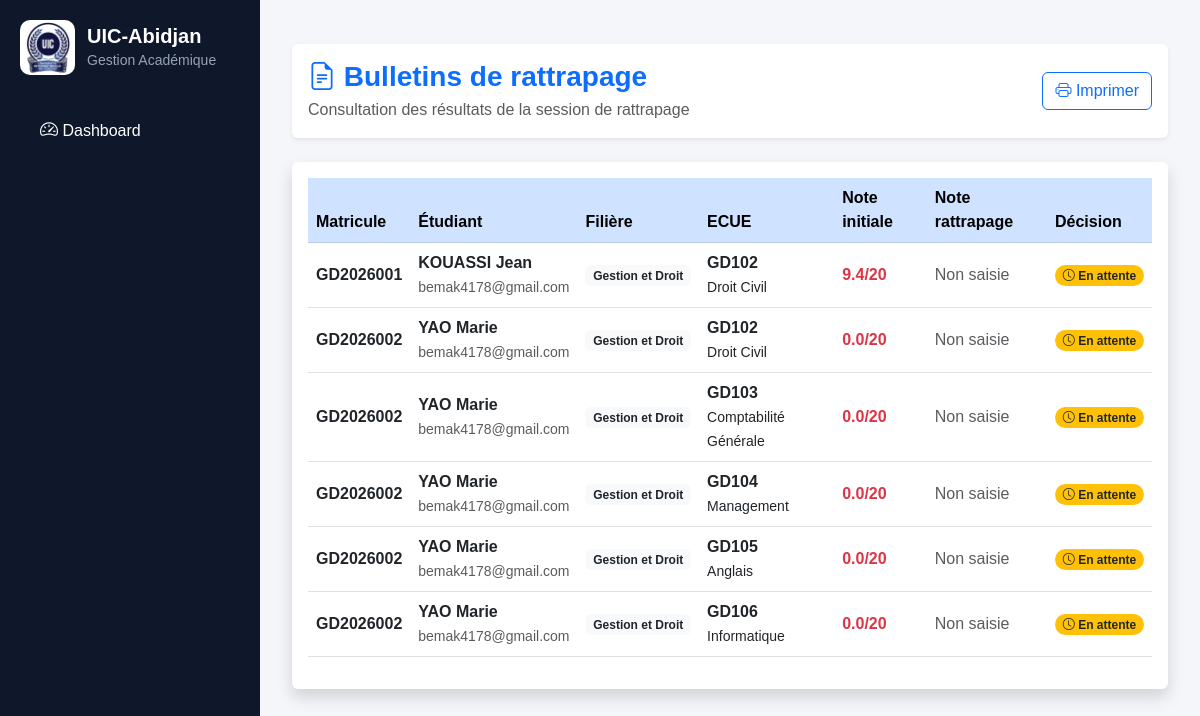
Page /lmd/rattrapage/bulletins/ on the earlier database version.
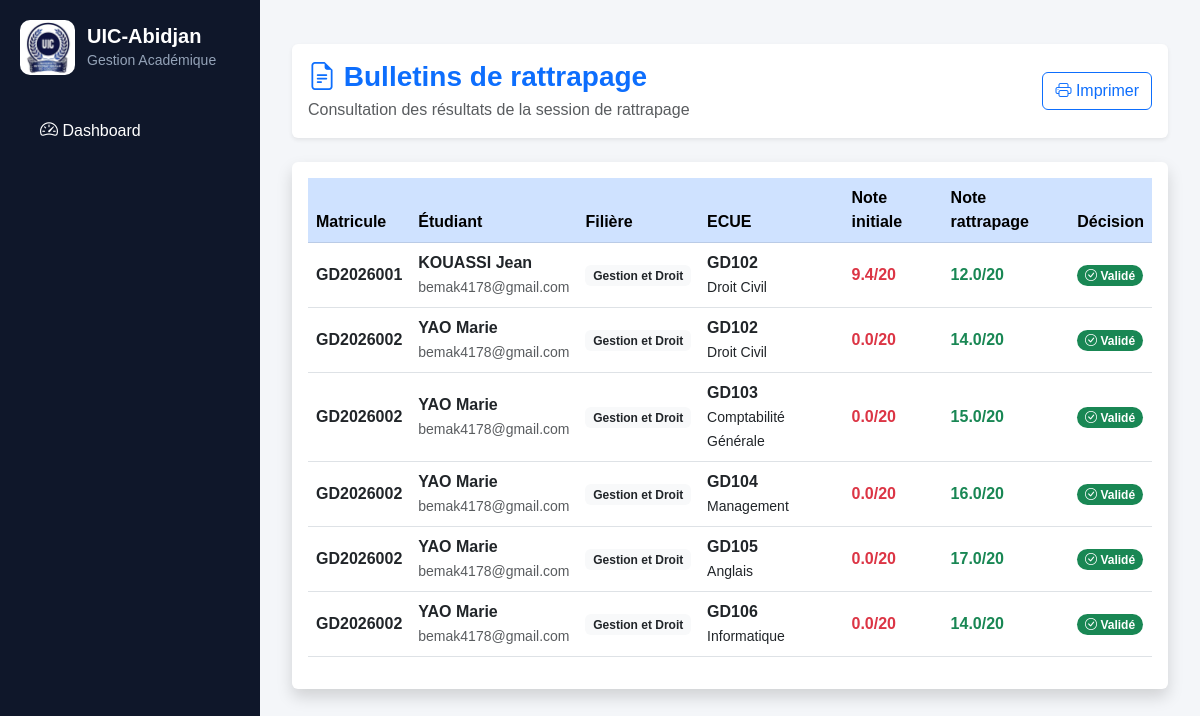
Same page on the later database version.
### lmd/models.py (models this page shows, shortened)
class CandidatRattrapage(models.Model):
    STATUT_CHOICES = [
        ("EN_ATTENTE", "En attente"),
        ("VALIDE", "Validé"),
        ("ECHEC", "Échec"),
    ]
    etudiant = models.ForeignKey(
        "EtudiantLMD",
        on_delete=models.CASCADE,
        related_name="candidats_rattrapage"
    )
    ecue = models.ForeignKey(
        "ECUE",
        on_delete=models.CASCADE,
        related_name="candidats_rattrapage"
    )
    session = models.ForeignKey(
        "SessionAcademique",
        on_delete=models.CASCADE,
        related_name="candidats"
    )
    ancienne_note = models.FloatField(
        default=0
    )
    nouvelle_note = models.FloatField(
        null=True,
        blank=True
    )
    statut = models.CharField(
        max_length=20,
        choices=STATUT_CHOICES,
        default="EN_ATTENTE"
    )
    annee_academique = models.CharField(
        max_length=20
    )
    date_creation = models.DateTimeField(
        auto_now_add=True
    )
    class Meta:
        unique_together = (
            "etudiant",
            "ecue",
            "session",
            "annee_academique"
        )

class EtudiantLMD(models.Model):
    user = models.OneToOneField(
        User,
        on_delete=models.CASCADE,
        null=True,
        blank=True,
        related_name="etudiant_lmd"
    )
    matricule = models.CharField(
        max_length=50,
        unique=True,
        db_index=True
    )
    nom = models.CharField(
        max_length=100,
        db_index=True
    )
    prenoms = models.CharField(
        max_length=150
    )
    sexe = models.CharField(
        max_length=1,
        choices=(
            ('M', 'Masculin'),
            ('F', 'Féminin'),
        )
    )
    STATUTS = [
        ("AF", "Affecté"),
        ("NF", "Non Affecté"),
    ]
    statut = models.CharField(
        max_length=2,
        choices=STATUTS,
        default="NF"
    )
    date_naissance = models.DateField(
        null=True,
        blank=True
    )
    lieu_naissance = models.CharField(
        max_length=100,
        blank=True,
        null=True
    )
    telephone = models.CharField(
        max_length=30,
        blank=True
    )
    email = models.EmailField(
        blank=True
    )
    NIVEAUX = [
        ("L1", "Licence 1"),
        ("L2", "Licence 2"),
        ("L3", "Licence 3"),
        ("M1", "Master 1"),
        ("M2", "Master 2"),
        ("DOC", "Doctorat"),
    ]
    niveau = models.CharField(
        max_length=10,
        choices=NIVEAUX,
        db_index=True
    )
    filiere = models.ForeignKey(
        "FiliereLMD",
        on_delete=models.CASCADE,
        related_name="etudiants"
    )
    annee_academique = models.CharField(
        max_length=20,
        db_index=True
    )
    date_inscription = models.DateTimeField(
        auto_now_add=True
    )
    actif = models.BooleanField(
        default=True
    )
    class Meta:
        ordering = [
            "nom",
            "prenoms"
        ]
        constraints = [
            models.UniqueConstraint(
                fields=[
                    "matricule",
                    "annee_academique"
                ],
                name="unique_etudiant_annee"
            )
        ]

class FiliereLMD(models.Model):
    NIVEAUX = [
        ("L1-L2", "Licence Fondamentale"),
        ("L3", "Licence Professionnelle"),
        ("M1-M2", "Master"),
    ]
    code = models.CharField(
        max_length=20,
        unique=True
    )
    libelle = models.CharField(
        max_length=100
    )
    niveau_formation = models.CharField(
        max_length=10,
        choices=NIVEAUX,
        default="L1-L2"
    )

class ECUE(models.Model):
    ue = models.ForeignKey(
        UE,
        on_delete=models.CASCADE,
        related_name="ecues"
    )
    code = models.CharField(max_length=20)
    libelle = models.CharField(max_length=200)
    coefficient = models.IntegerField(default=1)
    credit = models.IntegerField(default=1)
    semestre = models.CharField(
        max_length=5,
        choices=[
            ("S1", "Semestre 1"),
            ("S2", "Semestre 2"),
        ],
        default="S1"
    )

### lmd/views.py (the view)
# urls.py: path("rattrapage/bulletins/",views.bulletin_rattrapage_list,name="bulletin_rattrapage_list"),
def bulletin_rattrapage_list(request):
    candidats = CandidatRattrapage.objects.select_related(
        "etudiant",
        "ecue",
        "session"
    ).all()
    return render(
        request,
        "lmd/rattrapage/bulletins.html",
        {
            "candidats": candidats
        }
    )

### lmd/templates/lmd/rattrapage/bulletins.html (shortened to what this page needs)
{% extends "base.html" %}
{% block content %}
<div class="container-fluid mt-4">
    <div class="card shadow-sm border-0 mb-4">
        <div class="card-body d-flex justify-content-between align-items-center">
            <div>
                <h3 class="fw-bold text-primary mb-1">
                    <i class="bi bi-file-earmark-text"></i>
                    Bulletins de rattrapage
                </h3>
                <p class="text-muted mb-0">
                    Consultation des résultats de la session de rattrapage
                </p>
            </div>
            <div>
                <button class="btn btn-outline-primary">
                    <i class="bi bi-printer"></i>
                    Imprimer
                </button>
            </div>
        </div>
    </div>
    <div class="card shadow border-0">
        <div class="card-body">
            <div class="table-responsive">
                <table class="table table-hover align-middle">
                    <thead class="table-primary">
                        <tr>
                            <th>
                                Matricule
                            </th>
                            <th>
                                Étudiant
                            </th>
                            <th>
                                Filière
                            </th>
                            <th>
                                ECUE
                            </th>
                            <th>
                                Note initiale
                            </th>
                            <th>
                                Note rattrapage
                            </th>
                            <th>
                                Décision
                            </th>
                        </tr>
                    </thead>
                    <tbody>
                    {% for c in candidats %}
                    <tr>
                        <td>
                            <span class="fw-semibold">
                                {{ c.etudiant.matricule }}
                            </span>
                        </td>
                        <td>
                            <div class="fw-bold">
                                {{ c.etudiant.nom }}
                                {{ c.etudiant.prenoms }}
                            </div>
                            <small class="text-muted">
                                {{ c.etudiant.email }}
                            </small>
                        </td>
                        <td>
                            <span class="badge bg-light text-dark">
                                {{ c.etudiant.filiere.libelle }}
                            </span>
                        </td>
                        <td>
                            <strong>
                                {{ c.ecue.code }}
                            </strong>
                            <br>
                            <small>
                                {{ c.ecue.libelle }}
                            </small>
                        </td>
                        <td>
                            <span class="text-danger fw-bold">
                                {{ c.ancienne_note }}/20
                            </span>
                        </td>
                        <td>
                            {% if c.nouvelle_note %}
                                <span class="text-success fw-bold">
                                    {{ c.nouvelle_note }}/20
                                </span>
                            {% else %}
                                <span class="text-muted">
                                    Non saisie
                                </span>
                            {% endif %}
                        </td>
                        <td>
                            {% if c.statut == "VALIDE" %}
                                <span class="badge rounded-pill bg-success">
                                    <i class="bi bi-check-circle"></i>
                                    Validé
                                </span>
                            {% elif c.statut == "ECHEC" %}
                                <span class="badge rounded-pill bg-danger">
                                    <i class="bi bi-x-circle"></i>
                                    Échec
                                </span>
                            {% else %}
                                <span class="badge rounded-pill bg-warning text-dark">
                                    <i class="bi bi-clock"></i>
                                    En attente
                                </span>
                            {% endif %}
                        </td>
                    </tr>
                    {% endfor %}
                    </tbody>
                </table>
            </div>
        </div>
    </div>
</div>
{% endblock %}

### core/templates/base.html (shortened to what this page needs)
<!DOCTYPE html>
<html lang="fr">
<head>
    <link href="https://cdn.jsdelivr.net/npm/bootstrap@5.3.0/dist/css/bootstrap.min.css" rel="stylesheet">
    <link rel="stylesheet" href="https://cdn.jsdelivr.net/npm/bootstrap-icons@1.11.3/font/bootstrap-icons.min.css">
    <link href="https://cdn.jsdelivr.net/npm/bootstrap-icons@1.11.3/font/bootstrap-icons.css" rel="stylesheet">
</head>
<body>
    {% include "sidebar.html" %}
    <div class="main-content">
        {% block content %}
        {% endblock %}
    </div>
</body>
</html>

### core/templates/sidebar.html (shortened to what this page needs)
{% load static %}
<div class="sidebar">
    <div class="sidebar-brand">
        <img src="{% static 'logo.jpeg' %}" class="logo-sidebar" alt="UIC">
        <div>
            <h5>UIC-Abidjan</h5>
            <small>Gestion Académique</small>
        </div>
    </div>
    <a href="{% url 'dashboard' %}" class="menu-link">
        <i class="bi bi-speedometer2"></i>
        Dashboard
    </a>
</div>

### core/templates/base.html (style rules this page uses)
body { margin: 0; font-family: Arial, sans-serif; background: #f4f6f9; }
.sidebar { width: 260px; height: 100vh; position: fixed; top: 0; left: 0; background: #1e293b; color: white; overflow-y: auto; }
.sidebar a { display: block; padding: 12px 20px; color: white; text-decoration: none; transition: 0.3s; }
.main-content { margin-left: 260px; padding: 20px; }
.sidebar { width: 260px; min-height: 100vh; background: #0f172a; color: white; padding: 20px; }
.sidebar-brand { display: flex; align-items: center; gap: 12px; margin-bottom: 30px; }
.logo-sidebar { width: 55px; height: 55px; object-fit: contain; border-radius: 10px; }
.sidebar-brand h5 { margin: 0; font-weight: bold; }
.sidebar-brand small { color: #94a3b8; }
.menu-link { display: flex; align-items: center; gap: 12px; padding: 12px 15px; color: #cbd5e1; text-decoration: none; border-radius: 10px; margin-bottom: 5px; transition: .3s; }
.menu-link i { font-size: 18px; }

Differences in the rows shown:
changed CandidatRattrapage "GD2026001": nouvelle_note (not shown) → "12.0"; nouvelle_note "Non saisie" → "/20"; statut "En attente" → "Validé"
changed CandidatRattrapage (number 2 of 6 on the later page): nouvelle_note (not shown) → "14.0"; nouvelle_note "Non saisie" → "/20"; statut "En attente" → "Validé"
changed CandidatRattrapage "GD103": nouvelle_note (not shown) → "15.0"; nouvelle_note "Non saisie" → "/20"; statut "En attente" → "Validé"
changed CandidatRattrapage "GD104": nouvelle_note (not shown) → "16.0"; nouvelle_note "Non saisie" → "/20"; statut "En attente" → "Validé"
changed CandidatRattrapage "GD105": nouvelle_note (not shown) → "17.0"; nouvelle_note "Non saisie" → "/20"; statut "En attente" → "Validé"
changed CandidatRattrapage "GD106": nouvelle_note (not shown) → "14.0"; nouvelle_note "Non saisie" → "/20"; statut "En attente" → "Validé"
